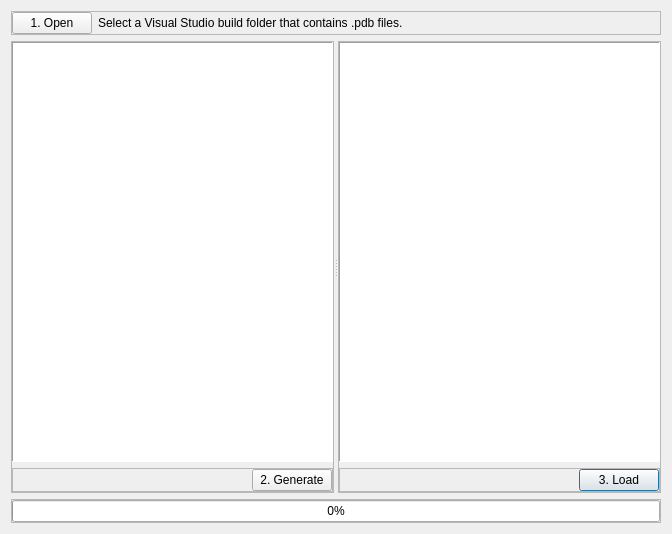
<?xml version="1.0" encoding="UTF-8"?>
<ui version="4.0">
 <class>Form</class>
 <widget class="QWidget" name="Form">
  <property name="geometry">
   <rect>
    <x>0</x>
    <y>0</y>
    <width>672</width>
    <height>534</height>
   </rect>
  </property>
  <property name="windowTitle">
   <string>Form</string>
  </property>
  <layout class="QVBoxLayout" name="verticalLayout_3">
   <item>
    <widget class="QFrame" name="frame">
     <property name="frameShape">
      <enum>QFrame::StyledPanel</enum>
     </property>
     <property name="frameShadow">
      <enum>QFrame::Raised</enum>
     </property>
     <layout class="QHBoxLayout" name="horizontalLayout">
      <property name="leftMargin">
       <number>0</number>
      </property>
      <property name="topMargin">
       <number>0</number>
      </property>
      <property name="rightMargin">
       <number>0</number>
      </property>
      <property name="bottomMargin">
       <number>0</number>
      </property>
      <item>
       <widget class="QPushButton" name="btnOpenFolder">
        <property name="text">
         <string>1. Open</string>
        </property>
        <property name="autoDefault">
         <bool>true</bool>
        </property>
       </widget>
      </item>
      <item>
       <widget class="QLabel" name="labelFolder">
        <property name="sizePolicy">
         <sizepolicy hsizetype="Expanding" vsizetype="Preferred">
          <horstretch>0</horstretch>
          <verstretch>0</verstretch>
         </sizepolicy>
        </property>
        <property name="text">
         <string>Select a Visual Studio build folder that contains .pdb files.</string>
        </property>
        <property name="textInteractionFlags">
         <set>Qt::LinksAccessibleByMouse|Qt::TextSelectableByMouse</set>
        </property>
       </widget>
      </item>
     </layout>
    </widget>
   </item>
   <item>
    <widget class="QSplitter" name="splitter">
     <property name="sizePolicy">
      <sizepolicy hsizetype="Expanding" vsizetype="Expanding">
       <horstretch>0</horstretch>
       <verstretch>0</verstretch>
      </sizepolicy>
     </property>
     <property name="orientation">
      <enum>Qt::Horizontal</enum>
     </property>
     <widget class="QFrame" name="frame_5">
      <property name="sizePolicy">
       <sizepolicy hsizetype="Expanding" vsizetype="Preferred">
        <horstretch>1</horstretch>
        <verstretch>0</verstretch>
       </sizepolicy>
      </property>
      <property name="frameShape">
       <enum>QFrame::StyledPanel</enum>
      </property>
      <property name="frameShadow">
       <enum>QFrame::Raised</enum>
      </property>
      <layout class="QVBoxLayout" name="verticalLayout">
       <property name="leftMargin">
        <number>0</number>
       </property>
       <property name="topMargin">
        <number>0</number>
       </property>
       <property name="rightMargin">
        <number>0</number>
       </property>
       <property name="bottomMargin">
        <number>0</number>
       </property>
       <item>
        <widget class="QTreeView" name="treePdb">
         <property name="frameShape">
          <enum>QFrame::Panel</enum>
         </property>
         <property name="selectionMode">
          <enum>QAbstractItemView::ExtendedSelection</enum>
         </property>
        </widget>
       </item>
       <item>
        <widget class="QFrame" name="frame_3">
         <property name="frameShape">
          <enum>QFrame::StyledPanel</enum>
         </property>
         <property name="frameShadow">
          <enum>QFrame::Raised</enum>
         </property>
         <layout class="QHBoxLayout" name="horizontalLayout_3">
          <property name="leftMargin">
           <number>0</number>
          </property>
          <property name="topMargin">
           <number>0</number>
          </property>
          <property name="rightMargin">
           <number>0</number>
          </property>
          <property name="bottomMargin">
           <number>0</number>
          </property>
          <item>
           <spacer name="horizontalSpacer">
            <property name="orientation">
             <enum>Qt::Horizontal</enum>
            </property>
            <property name="sizeHint" stdset="0">
             <size>
              <width>40</width>
              <height>20</height>
             </size>
            </property>
           </spacer>
          </item>
          <item>
           <widget class="QPushButton" name="btnGenerateSelected">
            <property name="text">
             <string>2. Generate</string>
            </property>
           </widget>
          </item>
         </layout>
        </widget>
       </item>
      </layout>
     </widget>
     <widget class="QFrame" name="frame_6">
      <property name="sizePolicy">
       <sizepolicy hsizetype="Expanding" vsizetype="Preferred">
        <horstretch>1</horstretch>
        <verstretch>0</verstretch>
       </sizepolicy>
      </property>
      <property name="frameShape">
       <enum>QFrame::StyledPanel</enum>
      </property>
      <property name="frameShadow">
       <enum>QFrame::Raised</enum>
      </property>
      <layout class="QVBoxLayout" name="verticalLayout_2">
       <property name="leftMargin">
        <number>0</number>
       </property>
       <property name="topMargin">
        <number>0</number>
       </property>
       <property name="rightMargin">
        <number>0</number>
       </property>
       <property name="bottomMargin">
        <number>0</number>
       </property>
       <item>
        <widget class="QTreeView" name="treeBin">
         <property name="frameShape">
          <enum>QFrame::Panel</enum>
         </property>
        </widget>
       </item>
       <item>
        <widget class="QFrame" name="frame_4">
         <property name="frameShape">
          <enum>QFrame::StyledPanel</enum>
         </property>
         <property name="frameShadow">
          <enum>QFrame::Raised</enum>
         </property>
         <layout class="QHBoxLayout" name="horizontalLayout_4">
          <property name="leftMargin">
           <number>0</number>
          </property>
          <property name="topMargin">
           <number>0</number>
          </property>
          <property name="rightMargin">
           <number>0</number>
          </property>
          <property name="bottomMargin">
           <number>0</number>
          </property>
          <item>
           <spacer name="horizontalSpacer_2">
            <property name="orientation">
             <enum>Qt::Horizontal</enum>
            </property>
            <property name="sizeHint" stdset="0">
             <size>
              <width>40</width>
              <height>20</height>
             </size>
            </property>
           </spacer>
          </item>
          <item>
           <widget class="QPushButton" name="btnLoadSelected">
            <property name="text">
             <string>3. Load</string>
            </property>
            <property name="autoDefault">
             <bool>false</bool>
            </property>
            <property name="default">
             <bool>true</bool>
            </property>
           </widget>
          </item>
         </layout>
        </widget>
       </item>
      </layout>
     </widget>
    </widget>
   </item>
   <item>
    <widget class="QFrame" name="frame_2">
     <property name="frameShape">
      <enum>QFrame::StyledPanel</enum>
     </property>
     <property name="frameShadow">
      <enum>QFrame::Raised</enum>
     </property>
     <layout class="QHBoxLayout" name="horizontalLayout_2">
      <property name="leftMargin">
       <number>0</number>
      </property>
      <property name="topMargin">
       <number>0</number>
      </property>
      <property name="rightMargin">
       <number>0</number>
      </property>
      <property name="bottomMargin">
       <number>0</number>
      </property>
      <item>
       <widget class="QProgressBar" name="progressBar">
        <property name="value">
         <number>0</number>
        </property>
        <property name="alignment">
         <set>Qt::AlignCenter</set>
        </property>
       </widget>
      </item>
     </layout>
    </widget>
   </item>
  </layout>
 </widget>
 <resources/>
 <connections/>
</ui>
